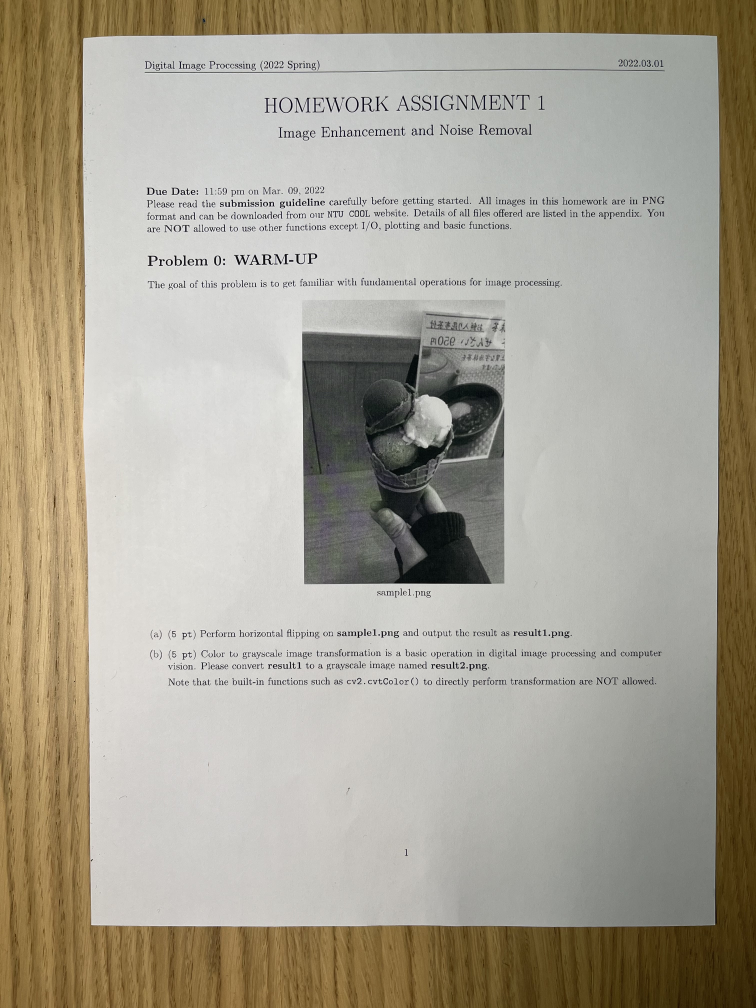
#> input picture Team17-2/test/IMG_0437.jpg, 3024 x 4032 px (shown at 1/4 size)
$ python preprocessing.py --image ../test/IMG_0437.jpg
#> lines starting #> are read from the running program, lines starting #| are printed output that depends on the picture; after the words box and inside, x2 and y2 are one past the last pixel; in counts of white or black regions, pixels touching at a corner belong together
#> further down, img is the input picture: shape (4032, 3024, 3); mean B, G, R 147.2, 161.6, 167.6
# ---------------------------------------------------------------------------- #
#                                    Imports                                   #
# ---------------------------------------------------------------------------- #
from sklearn.cluster import KMeans
import numpy as np
from matplotlib.figure import Figure
import cv2
import io

# ---------------------------------------------------------------------------- #
#                                Hyperparameters                               #
# ---------------------------------------------------------------------------- #
RESIZE_HEIGHT = 500
FILTER_SIZE = 11
FILTER_SIGMA_COLOR = 75
FILTER_SIGMA_SPACE = 75
ADAPTIVE_BLOCKSIZE = 11
ADAPTIVE_C = 2
HOUGH_LENGTH = 0.3 * RESIZE_HEIGHT
A4_POINTS = np.array([(0, 0), (2100, 0), (2100, 2970), (0, 2970)], np.float32)
A5_POINTS = np.array([(0, 0), (1480, 0), (1480, 2100), (0, 2100)], np.float32)
B4_POINTS = np.array(
    [(0, 0), (2500*0.85, 0), (2500*0.85, 3530*0.85), (0, 3500*0.85)], np.float32)
B5_POINTS = np.array([(0, 0), (1760, 0), (1760, 2500), (0, 2500)], np.float32)
S9_16_POINTS = np.array(
    [(0, 0), (2160*0.8, 0), (2160*0.8, 3840*0.8), (0, 3840*0.8)], np.float32)
S3_4_POINTS = np.array(
    [(0, 0), (3072*0.7, 0), (3072*0.7, 4096*0.7), (0, 4096*0.7)], np.float32)

# ---------------------------------------------------------------------------- #
#                               Utility Functions                              #
# ---------------------------------------------------------------------------- #


def intersection_rho_theta(rho1, theta1, rho2, theta2):
    """
    Find the intersection of two lines using rho-theta representation.
    Ref: https://stackoverflow.com/questions/383480/intersection-of-two-lines-defined-in-rho-theta-parameterization
    """
    ct1 = np.cos(theta1)
    st1 = np.sin(theta1)
    ct2 = np.cos(theta2)
    st2 = np.sin(theta2)
    denom = ct1 * st2 - ct2 * st1
    if denom == 0:
        return None
    else:
        x = (st2 * rho1 - st1 * rho2) / denom
        y = (ct1 * rho2 - ct2 * rho1) / denom
        return x, y


def order_points(pts):
    """
    Order the points in a clockwise fashion.
    Ref: https://www.pyimagesearch.com/2014/08/25/4-point-opencv-getperspective-transform-example/
    """
    rect = np.zeros((4, 2), dtype="float32")
    s = pts.sum(axis=1)
    rect[0] = pts[np.argmin(s)]
    rect[2] = pts[np.argmax(s)]
    diff = np.diff(pts, axis=1)
    rect[1] = pts[np.argmin(diff)]
    rect[3] = pts[np.argmax(diff)]
    return rect


def draw_hough_lines(img, lines, color=(0, 0, 255), thickness=1, groups=None):
    if groups is not None:
        group_colors = [(255, 0, 0), (0, 255, 0), (0, 0, 255),
                        (255, 255, 0), (255, 0, 255), (0, 255, 255)]
    img_colored = cv2.cvtColor(img, cv2.COLOR_GRAY2BGR)
    for i in range(0, len(lines)):
        rho = lines[i][0][0]
        theta = lines[i][0][1]
        a = np.cos(theta)
        b = np.sin(theta)
        x0 = a * rho
        y0 = b * rho
        pt1 = (int(x0 + 1000*(-b)), int(y0 + 1000*(a)))
        pt2 = (int(x0 - 1000*(-b)), int(y0 - 1000*(a)))
        if groups is not None:
            cv2.line(img_colored, pt1, pt2,
                     group_colors[groups[i]], thickness, cv2.LINE_AA)
        else:
            cv2.line(img_colored, pt1, pt2, color, thickness, cv2.LINE_AA)
    return img_colored


def draw_points(img, points, color=(0, 0, 255), thickness=5):
    img_colored = cv2.cvtColor(img, cv2.COLOR_GRAY2BGR)
    for i in range(0, len(points)):
        pt = points[i]
        cv2.circle(img_colored, pt, thickness, color, -1)
    return img_colored


def convert_figure_to_array(figure):
    """
    Convert a Matplotlib figure to a numpy array
    Ref: https://stackoverflow.com/questions/7821518/matplotlib-save-plot-to-numpy-array
    """
    with io.BytesIO() as buff:
        figure.savefig(buff, format='raw')
        buff.seek(0)
        data = np.frombuffer(buff.getvalue(), dtype=np.uint8)
    w, h = figure.canvas.get_width_height()
    im = data.reshape((int(h), int(w), -1))
    return im


# [22 lines left out: function simplest_cb, not called in this run]
# ---------------------------------------------------------------------------- #
#                                  Main Logic                                  #
# ---------------------------------------------------------------------------- #


def crop_and_transform(img, pageSize='A4'):
    """
    Crop the image and transform it to a Rectangle.
    """
#> called with pageSize = 'A4'
    # cv2.imwrite('Original.jpg', img)
    # ----------------- Setup Figure to Record Intermediate Steps ---------------- #
    fig = Figure(figsize=(15, 8))

    # ------------------------------- Preprocessing ------------------------------ #
    scale = RESIZE_HEIGHT / img.shape[0]
    resized = cv2.resize(img, (int(img.shape[1] * scale), RESIZE_HEIGHT))
    grayscale = cv2.cvtColor(resized, cv2.COLOR_BGR2GRAY)
    ax = fig.add_subplot(2, 4, 1)
    ax.imshow(grayscale, cmap='gray')
    ax.set_title('Grayscale')

    # --------------------------------- Binarize --------------------------------- #
    blurred = cv2.bilateralFilter(
        grayscale, FILTER_SIZE, FILTER_SIGMA_COLOR, FILTER_SIGMA_SPACE)
    equalized = cv2.createCLAHE(
        clipLimit=2.0, tileGridSize=(8, 8)).apply(blurred)
    ax = fig.add_subplot(2, 4, 2)
    ax.imshow(equalized, cmap='gray')
    ax.set_title('Equilized')
    # cv2.imwrite('Equalized.jpg', equalized)

    thresh = cv2.adaptiveThreshold(
        equalized, 255, cv2.ADAPTIVE_THRESH_GAUSSIAN_C, cv2.THRESH_BINARY, ADAPTIVE_BLOCKSIZE, ADAPTIVE_C)
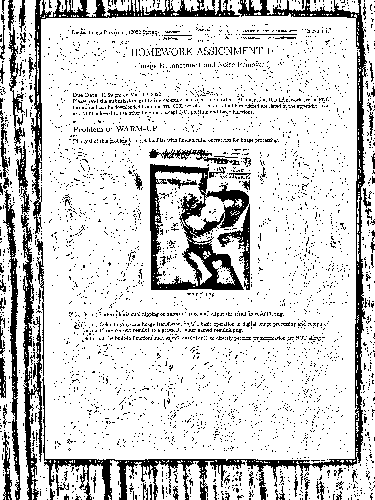
#> thresh: shape (500, 375); 83% white; 3546 black regions (3465 under 20 px), largest, box (x1, y1, x2, y2) and area: (42, 0, 367, 500) 6727, (150, 164, 250, 290) 5027, (31, 0, 240, 234) 2794
    thresh = cv2.morphologyEx(
        thresh, cv2.MORPH_OPEN, cv2.getStructuringElement(cv2.MORPH_ELLIPSE, (7, 7)))
#> thresh: shape (500, 375); 64.4% white; 807 black regions (697 under 20 px), largest, box (x1, y1, x2, y2) and area: (0, 0, 375, 500) 36417, (149, 149, 252, 300) 9363, (73, 85, 331, 132) 4194
    thresh = cv2.morphologyEx(
        thresh, cv2.MORPH_CLOSE, cv2.getStructuringElement(cv2.MORPH_ELLIPSE, (3, 3)))
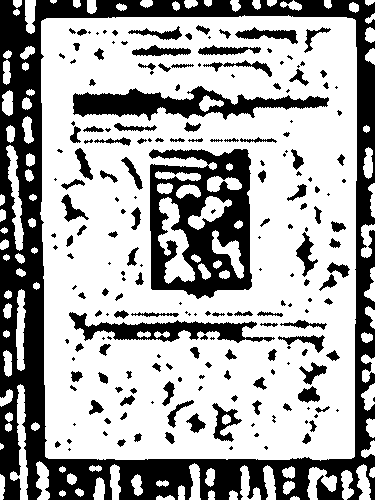
#> thresh: shape (500, 375); 66.2% white; 205 black regions (86 under 20 px), largest, box (x1, y1, x2, y2) and area: (0, 0, 375, 500) 36271, (149, 149, 252, 299) 9293, (73, 86, 329, 121) 4029
    ax = fig.add_subplot(2, 4, 3)
    ax.imshow(thresh, cmap='gray')
    ax.set_title('Adaptive Threshold')
    # cv2.imwrite('Threshold.jpg', thresh)

    # ------------------- Find the Largest Connected Component ------------------- #

    components = cv2.connectedComponentsWithStats(thresh)
    max_area = 0
    max_idx = 0
    for i in range(1, len(components[2])):
        if components[2][i][4] > max_area:
            max_area = components[2][i][4]
            max_idx = i
#> this loop made 110 passes
#> max_area on passes 1, 2, 20: 59, 308, 106621
#> after the loop, max_area = 106621; max_idx = 20
    filtered = np.zeros(thresh.shape, np.uint8)
    filtered[components[1] == max_idx] = 255
    filtered = cv2.morphologyEx(
        filtered, cv2.MORPH_CLOSE, cv2.getStructuringElement(cv2.MORPH_ELLIPSE, (11, 11)))
    ax = fig.add_subplot(2, 4, 4)
    ax.imshow(filtered, cmap='gray')
    ax.set_title('Largest Connected Component')
    # cv2.imwrite('Component.jpg', filtered)

    # --------------------- Find the Border of the Component --------------------- #
    contour, hier = cv2.findContours(
        filtered, cv2.RETR_EXTERNAL, cv2.CHAIN_APPROX_SIMPLE)
    max_area = 0
    max_idx = 0
    for i in range(len(contour)):
        area = cv2.contourArea(contour[i])
        if area > max_area:
            max_area = area
            max_idx = i
    contour = contour[max_idx]
    contour_image = np.zeros(grayscale.shape, np.uint8)
    cv2.drawContours(contour_image, [contour], 0, 255, 2)
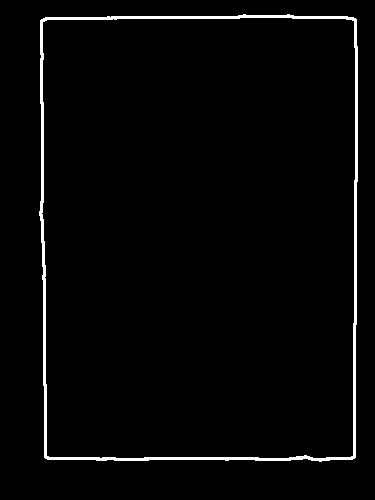
#> contour_image: shape (500, 375); 2.5% white; 1 white region, box (x1, y1, x2, y2) and area: (39, 14, 358, 462) 4597
    ax = fig.add_subplot(2, 4, 5)
    ax.imshow(contour_image, cmap='gray')
    ax.set_title('Contour')
    # cv2.imwrite('Contour.jpg', contour_image)

    # ------------------------------ Hough Transform ----------------------------- #
    lines = cv2.HoughLines(
        contour_image, 1, np.pi / 180, round(HOUGH_LENGTH), None, 0, 0)
    lines_new = []
    # drop lines at four edges
    for line in lines:
        rho, theta = line[0]
        if ((theta == 0 or theta == np.pi) and (rho == 0 or rho == grayscale.shape[1]-1)) or (theta == np.pi/2 and (rho == 0 or rho == grayscale.shape[0]-1)):
            continue
        lines_new.append(line)
    lines = lines_new
    ax = fig.add_subplot(2, 4, 6)
    ax.imshow(draw_hough_lines(grayscale, lines))
    ax.set_title('Hough Transform')
    # cv2.imwrite('Hough.jpg', draw_hough_lines(grayscale, lines))

    # ------------------ Cluster the Lines Use the Center Points ----------------- #
    center = (int(grayscale.shape[1] / 2), int(grayscale.shape[0] / 2))
    points = []
    for i in range(0, len(lines)):
        # get the point on the line that is closest to the center
        rho = lines[i][0][0]
        theta = lines[i][0][1]
        a = np.cos(theta)
        b = np.sin(theta)
        x0 = a * rho
        y0 = b * rho
        s = (-b*center[0] + a*center[1] + b * x0 - a * y0) / (a ** 2 + b ** 2)
        x = int(x0 + s * -b)
        y = int(y0 + s * a)
        points.append((x, y))

    kmeans = KMeans(n_clusters=4, random_state=0).fit_predict(points)
    ax = fig.add_subplot(2, 4, 7)
    ax.imshow(draw_hough_lines(grayscale, lines, groups=kmeans))
#> call 2 of draw_hough_lines, with color = (0, 0, 255), thickness = 1, groups = array of shape (12,)
#> after the loop in draw_hough_lines (call 2), `for i in range(0, len(lines)):`:
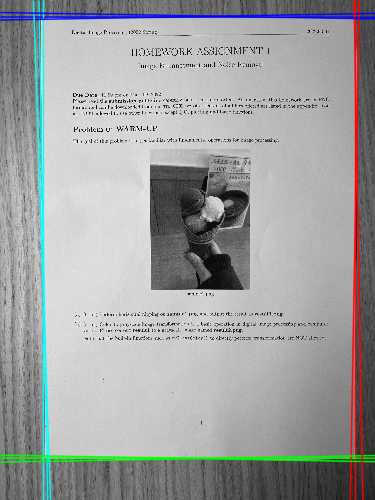
#> img_colored: shape (500, 375, 3); mean B, G, R 161.1, 161.1, 159.3
    ax.set_title('Clustered Lines')

    # cv2.imwrite('Clustered_line.jpg', draw_hough_lines(
    #     grayscale, lines, groups=kmeans))
    # cv2.imwrite('Clustered_center.jpg', draw_points(grayscale, points))

    # -------- Cluster the Intersection Points of the Lines into 4 Groups -------- #
    intersections = []
    for i in range(0, len(kmeans)):
        for j in range(i+1, len(kmeans)):
            if kmeans[i] != kmeans[j]:
                point = intersection_rho_theta(
                    lines[i][0][0], lines[i][0][1], lines[j][0][0], lines[j][0][1])
                if point is not None:
                    x, y = point
                    if 0 <= x < grayscale.shape[1] and 0 <= y < grayscale.shape[0]:
                        intersections.append(point)
    kmeans = KMeans(n_clusters=4, random_state=0).fit(
        intersections).cluster_centers_
    kmeans = order_points(np.array(kmeans, np.float32))
    ax = fig.add_subplot(2, 4, 8)
    ax.imshow(draw_points(grayscale, kmeans.astype(np.int32)))
#> the loop in draw_points, `for i in range(0, len(points)):` made 4 passes
#> after the loop in draw_points, `for i in range(0, len(points)):`:
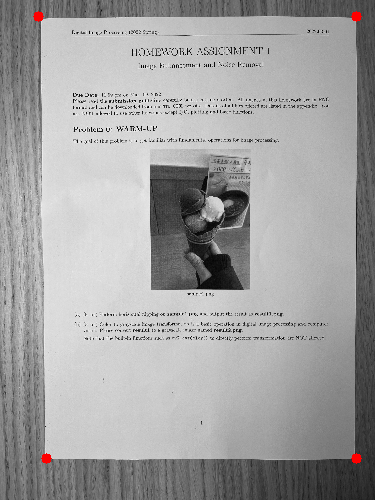
#> img_colored: shape (500, 375, 3); mean B, G, R 161.3, 161.3, 161.7
    ax.set_title('Clustered Intersections')
    # cv2.imwrite('Clustered_intersections.jpg',
    #             draw_points(grayscale, kmeans.astype(np.int32)))

    # ----------------------- Perform Perspective Transfrom ---------------------- #
    if pageSize == 'A4':
        homography = cv2.getPerspectiveTransform(kmeans / scale, A4_POINTS)
        warped = cv2.warpPerspective(
            img, homography, (round(A4_POINTS[2, 0]), round(A4_POINTS[2, 1])))
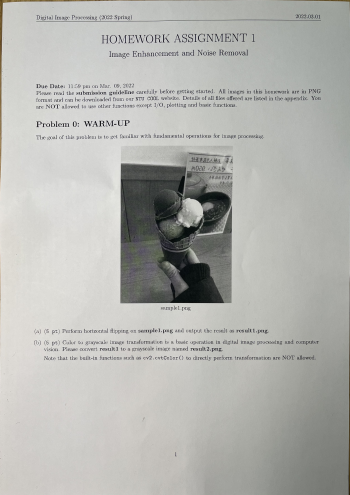
#> warped: shape (2970, 2100, 3) (shown at 1/6 size); mean B, G, R 176.2, 180.2, 179.7
    elif pageSize == 'A5':
        homography = cv2.getPerspectiveTransform(kmeans / scale, A5_POINTS)
        warped = cv2.warpPerspective(
            img, homography, (round(A5_POINTS[2, 0]), round(A5_POINTS[2, 1])))
    elif pageSize == 'B4':
        homography = cv2.getPerspectiveTransform(kmeans / scale, B4_POINTS)
        warped = cv2.warpPerspective(
            img, homography, (round(B4_POINTS[2, 0]), round(B4_POINTS[2, 1])))
    elif pageSize == 'B5':
        homography = cv2.getPerspectiveTransform(kmeans / scale, B5_POINTS)
        warped = cv2.warpPerspective(
            img, homography, (round(B5_POINTS[2, 0]), round(B5_POINTS[2, 1])))
    elif pageSize == '9_16':
        homography = cv2.getPerspectiveTransform(kmeans / scale, S9_16_POINTS)
        warped = cv2.warpPerspective(
            img, homography, (round(S9_16_POINTS[2, 0]), round(S9_16_POINTS[2, 1])))
    elif pageSize == '3_4':
        homography = cv2.getPerspectiveTransform(kmeans / scale, S3_4_POINTS)
        warped = cv2.warpPerspective(
            img, homography, (round(S3_4_POINTS[2, 0]), round(S3_4_POINTS[2, 1])))
    else:
        homography = cv2.getPerspectiveTransform(kmeans / scale, A4_POINTS)
        warped = cv2.warpPerspective(
            img, homography, (round(A4_POINTS[2, 0]), round(A4_POINTS[2, 1])))

    return convert_figure_to_array(fig), warped


if __name__ == '__main__':
    import argparse
    argparser = argparse.ArgumentParser()
    argparser.add_argument('-i', '--image', type=str, required=True)
    args = argparser.parse_args()
    img = cv2.imread(args.image)
    output, result = crop_and_transform(img)
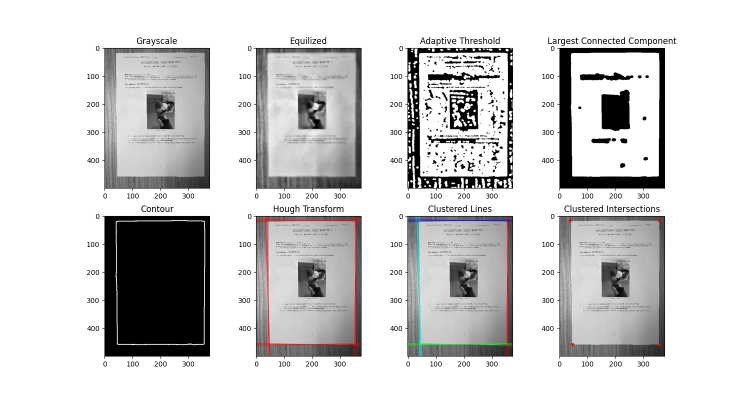
#> output: shape (800, 1500, 4) (shown at 1/2 size); mean B, G, R, A 208, 208, 208.4, 255
    cv2.imwrite('output.png', output)
    cv2.imwrite('result.png', result)

$ run again, on Team17-2/test/IMG_0442.jpg
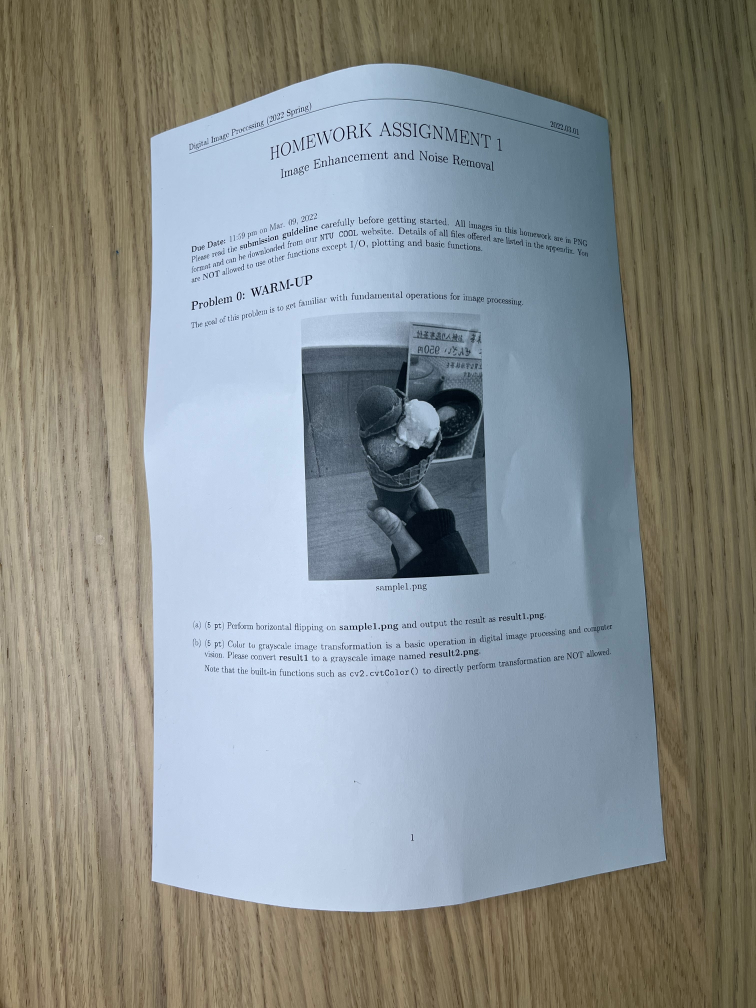
#> input picture Team17-2/test/IMG_0442.jpg, 3024 x 4032 px (shown at 1/4 size)
#> img is the input picture: shape (4032, 3024, 3); mean B, G, R 140.5, 141.5, 136.7
#> the loop in crop_and_transform, `for i in range(1, len(components[2])):` made 174 passes
#> max_area on passes 2, 4, 9, 28: 97, 616, 1858, 72524
#> after the loop in crop_and_transform, `for i in range(1, len(components[2])):`: max_area = 72524; max_idx = 28
#> contour_image: shape (500, 375); 2.2% white; 1 white region, box (x1, y1, x2, y2) and area: (68, 31, 334, 453) 4086
#> the loop in draw_points, `for i in range(0, len(points)):` made 4 passes
#> pt on passes 1 to 4: [71, 251], [318, 288], [325, 376], [74, 330]
#> after the loop in draw_points, `for i in range(0, len(points)):`:
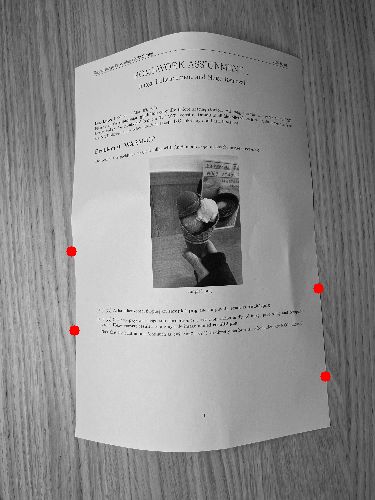
#> img_colored: shape (500, 375, 3); mean B, G, R 139.6, 139.6, 140.1
#> homography = [[1.26, -0.0529, -621.6], [-0.752, 5.07, -9869.6], [6.33e-05, 1.24e-05, 1]]
#> `output, result = crop_and_transform(img)`:
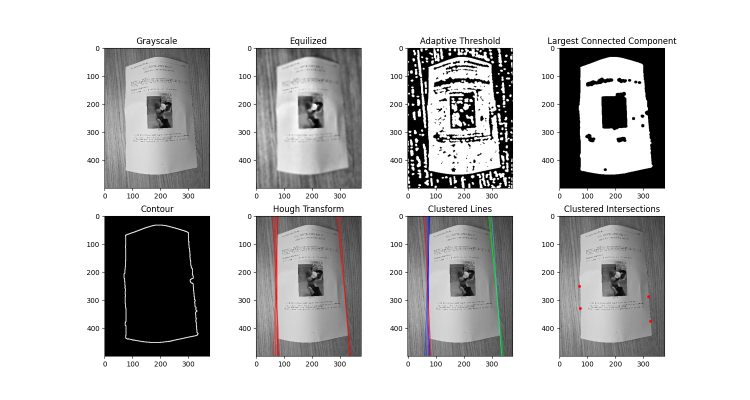
#> output: shape (800, 1500, 4) (shown at 1/2 size); mean B, G, R, A 198.8, 198.8, 199.1, 255
